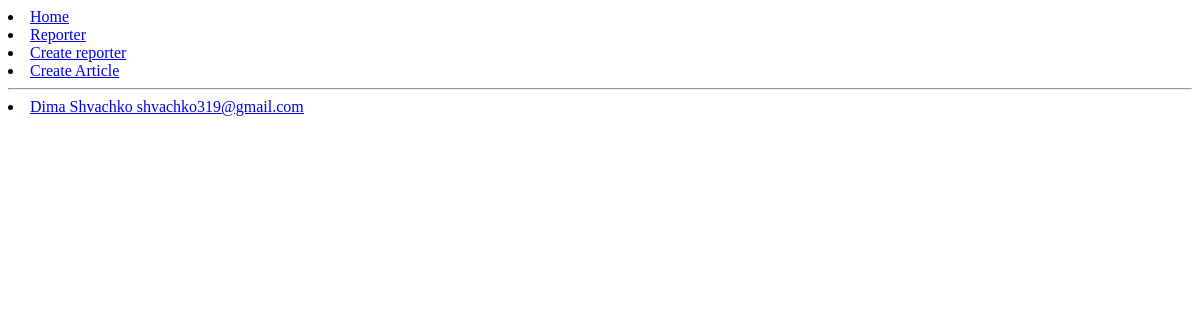
The page /reporter/ on the database as committed earlier.
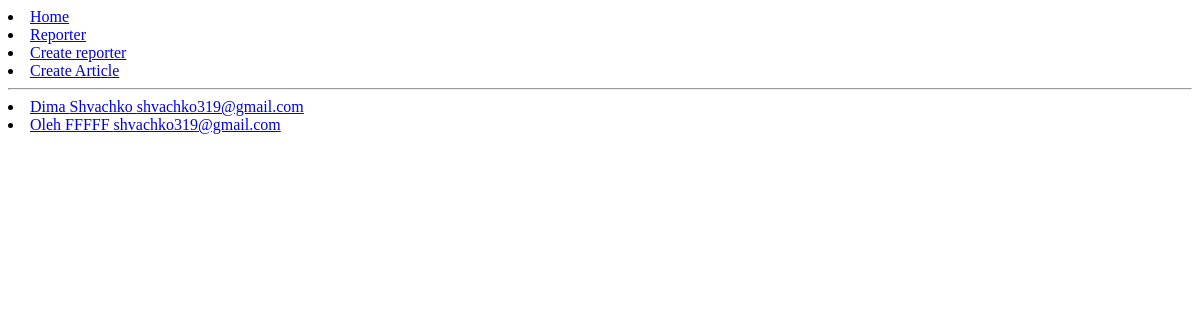
The same page on the database as committed later.
### music/models.py (models this page shows, shortened)
class Reporter(models.Model):
    firs_name = models.CharField(max_length=30)
    last_name = models.CharField(max_length=30)
    email = models.EmailField()

### music/views.py (the view)
# urls.py: path('reporter/', reporter, name='reporter'),
def reporter(request):
    person = Reporter.objects.all()
    return render(request, 'music/reporter.html', {'person': person})

### music/templates/music/reporter.html (shortened to what this page needs)
{% extends 'music/index.html' %}
{% block content %}
{% for i in person %}
    <li><a href="{% url 'detail' i.id %}">{{i.firs_name}} {{i.last_name}} {{i.email}}</a></li>
{% endfor %}
{% endblock %}

### music/templates/music/index.html (shortened to what this page needs)
<!DOCTYPE html>
<html lang="en">
<head>
</head>
<body>
    <li><a href="{% url 'index' %}">Home</a></li>
    <li><a href="{% url 'reporter' %}">Reporter</a></li>
    <li><a href="{% url 'create' %}">Create reporter</a></li>
    <li><a href="{% url 'create_article' %}">Create Article</a></li>
    <hr>
    {% block content %}
    {% endblock %}
</body>
</html>

Rows that differ between the two databases and show on the page:
added Reporter: firs_name "Oleh", last_name "FFFFF", email "shvachko319@gmail.com"
